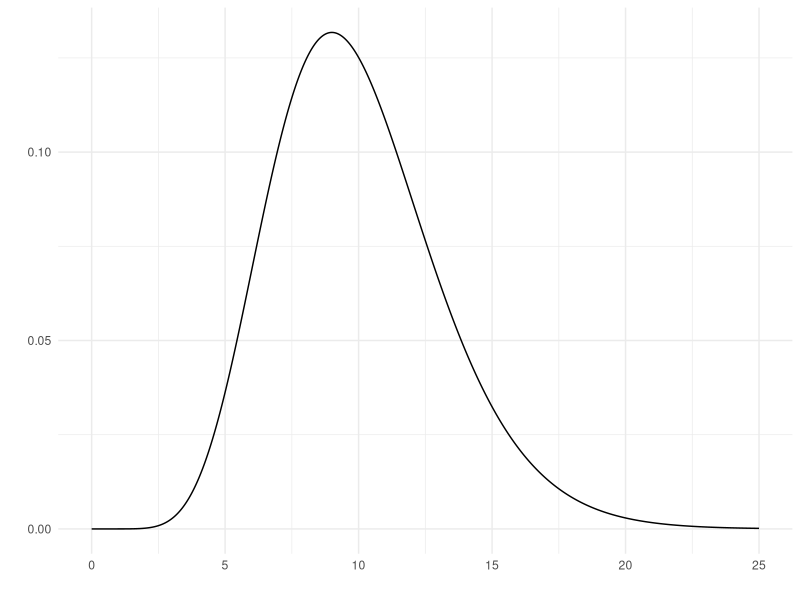
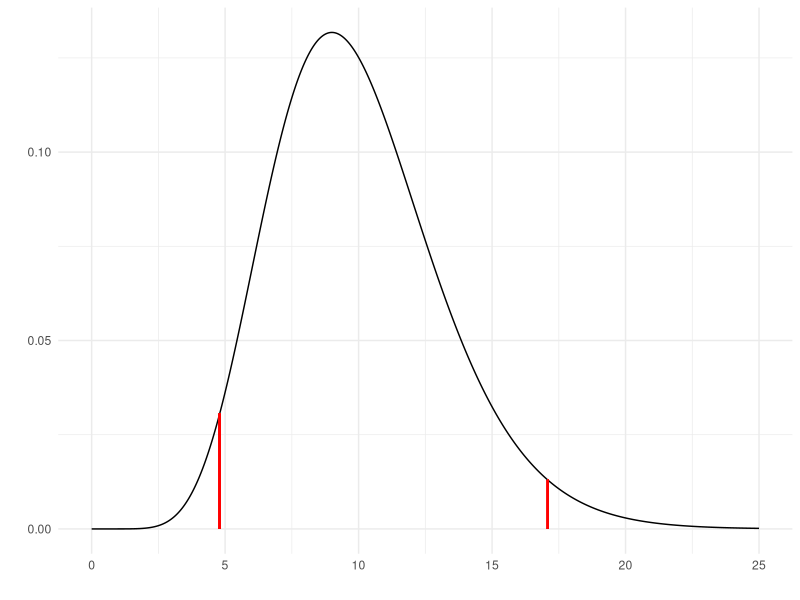
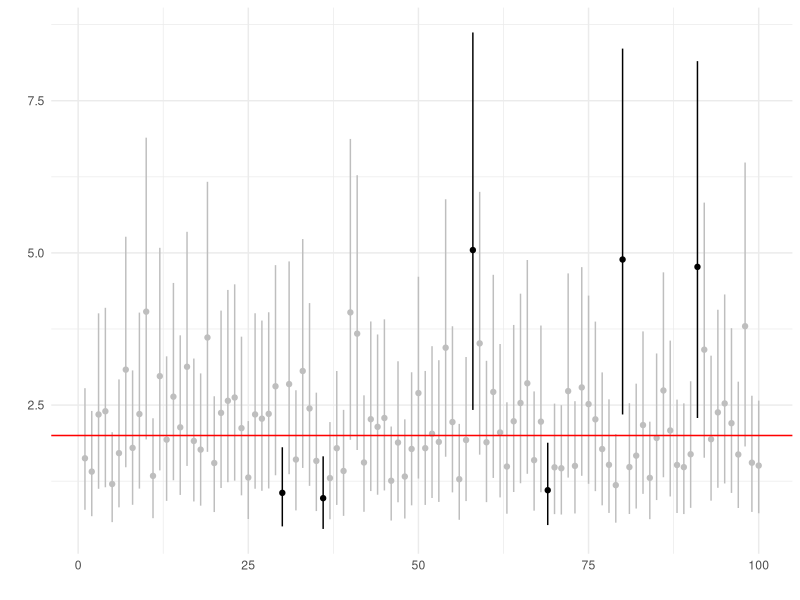
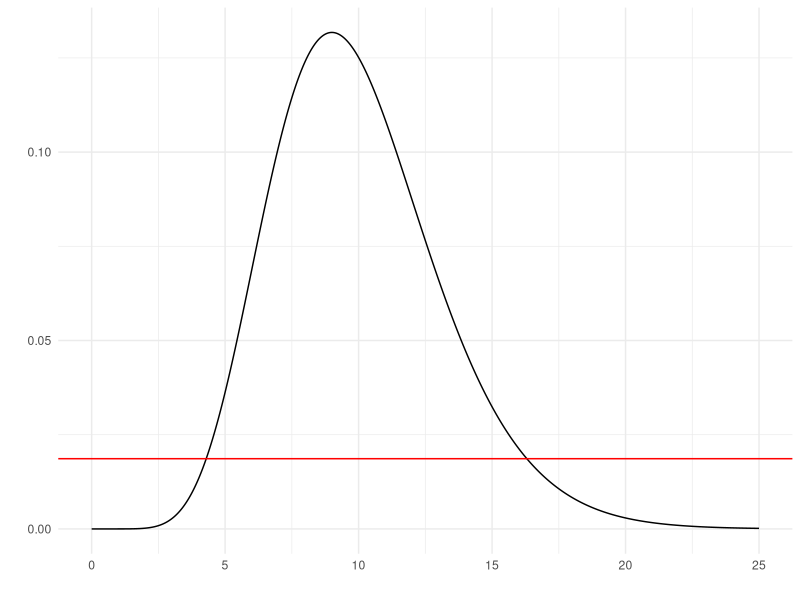
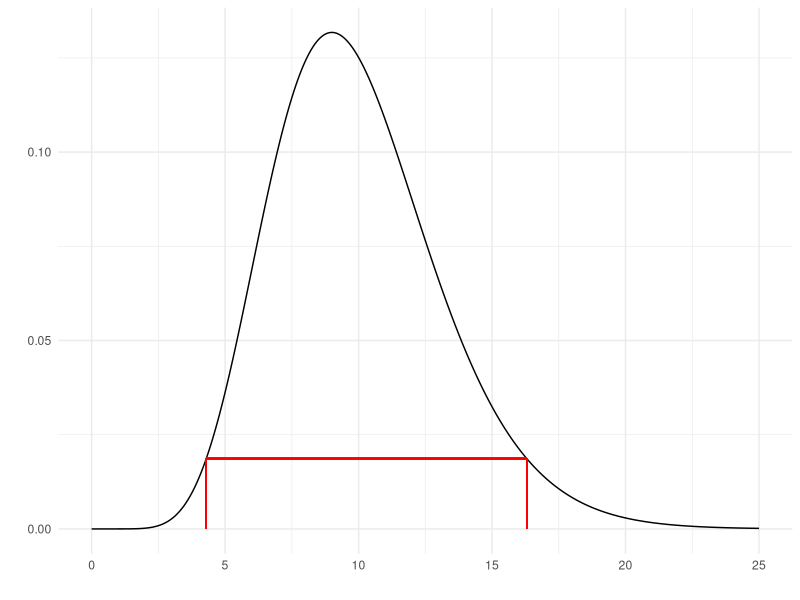
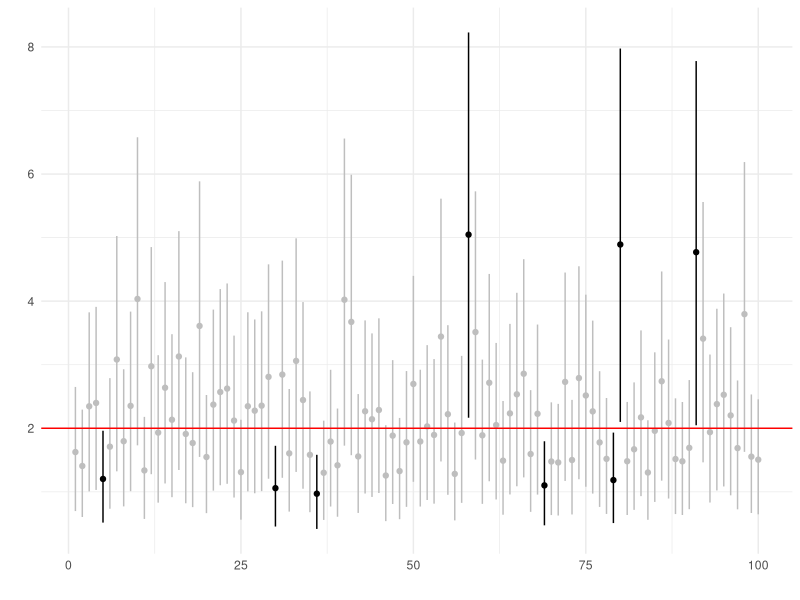

Write the R code that produced these figures, in order.
#####################################################################
# Confidence interval for Exp(lambda)
# Author: Jose Antonio Perusquía Cortés
# Afil. : Facultad de Ciencias - UNAM
# Module : Statistical inference
#####################################################################

#####################################################################
# Required libraries 
library(ggplot2)      # Version 3.5.2
library(ggthemes)     # Version 5.1.0
library(dplyr)        # Version 1.1.4
#####################################################################

#####################################################################
# Distribution of pivotal quantity is gamma(n,1) (it is skewed)
x=seq(0,25,by=.01)
fx=dgamma(x,10,1)

df=data.frame(x,fx)

p=ggplot(data=df,aes(x=x,y=fx))+
    geom_line()+
    labs(x='',y='')+
    theme_minimal()
plot(p)
#####################################################################

#####################################################################
# Create 100 confidence intervals with 100 samples of exp(2) with
# alpha = 0.05 and the gamma .025 and .975 quantiles
x = matrix(nrow=100,ncol=10)

set.seed(314)
for(i in 1:100){
  x[i,]=rexp(10,2)
}

# Point estimate
xbarra=apply(x,1,mean)

# Plot of the interval for Q
p+geom_segment(x=qgamma(.025,10,1),xend=qgamma(.025,10,1),
               y=0,yend=dgamma(qgamma(.025,10,1),10,1),col='red')+
  geom_segment(x=qgamma(.975,10,1),xend=qgamma(.975,10,1),
               y=0,yend=dgamma(qgamma(.975,10,1),10,1),col='red')

# Upper and lower limits of the confidence intervals
L=numeric(100)
U=numeric(100)

for(i in 1:100){
  L[i]=qgamma(.025,10,1)/(xbarra[i]*10)
  U[i]=qgamma(.975,10,1)/(xbarra[i]*10)
}

# Analysis
n=c(1:100)

# Dataframe
res = data.frame(n,y=1/xbarra,L,U)

# Add an indicator variable to know which intervals actually
# contain the true parameter
res = res%>%
  mutate(flag=ifelse(L<2,ifelse(U>2,1,0),0))

# Counts and plot
table(res$flag)

ggplot(data = res,aes(x=n,y=y,colour=as.factor(flag)))+
  geom_point(show.legend = F)+
  geom_segment(show.legend = F,x=n,xend=n,y=L,yend=U)+
  geom_hline(yintercept = 2,col='red')+
  scale_colour_manual(values=c('black','grey'))+
  theme_minimal()+
  ylim(c(min(L),max(U)))+
  labs(x='',y='')
#####################################################################

#####################################################################
# Create 100 confidence intervals with 100 samples of exp(2) with
# alpha = 0.05 using the shortest interval
alpha=0.05
n=10
tol = .00000001

# First method
fn = function(c,n){
  return(qgamma(1-alpha+c,n,1)-qgamma(c,n,1))
}

c_star1 = optimize(fn,n=n,interval=c(0.0001,0.05),
                   maximum=FALSE,tol=tol)$minimum

u = qgamma(1-alpha+c_star1,n,1)
l = qgamma(c_star1,n,1)

# Check that the coverage is actually .95
pgamma(u,n,1)-pgamma(l,n,1)

# Second method
mode=n-1

fx_c = function(x,n,c){
  return(dgamma(x,n,1)-c)
}

root_fx_c = function(c,n){
  mode = n-1
  left_root = uniroot(fx_c,n=n,c=c,lower = 0,tol=tol,
                      upper = mode)$root
  upper_bound = 1000
  right_root = uniroot(fx_c,n=n,c=c,lower=mode,tol=tol,
                       upper=upper_bound)$root
  return(c(left_root,right_root))
}

target = function(c,n,alpha){
  roots=root_fx_c(c,n)
  return(pgamma(roots[2],n,1)-pgamma(roots[1],n,1)+alpha-1)
}

c_star2 = uniroot(target,n=n,alpha=alpha,tol=tol,
                 lower = 0.00000000000001, 
                 upper = dgamma(mode,n,1))$root

l = uniroot(fx_c,n=10,c=c_star2, lower = 0, upper = n-1,
            tol=tol)$root
u = uniroot(fx_c,n=10,c=c_star2, lower = mode, upper = 1000,
            tol=tol)$root

# Graphically we are doing
p+geom_hline(yintercept = dgamma(u,10,1),col='red')
p+geom_segment(y=dgamma(u,10,1),yend=dgamma(u,10,1),x=l,xend=u,
               col='red')+
  geom_segment(x=l,xend=l,y=0,yend=dgamma(u,10,1),col='red')+
  geom_segment(x=u,xend=u,y=0,yend=dgamma(u,10,1),col='red')

# Upper and lower limits of the confidence intervals
L=numeric(100)
U=numeric(100)

for(i in 1:100){
  L[i]=l/(xbarra[i]*10)
  U[i]=u/(xbarra[i]*10)
}

# Analysis
n=c(1:100)

# Dataframe
res = data.frame(n,y=1/xbarra,L,U)

# Add an indicator variable to know which intervals actually
# contain the true parameter
res = res%>%
  mutate(flag=ifelse(L<2,ifelse(U>2,1,0),0))

# Counts and plot
table(res$flag)

ggplot(data = res,aes(x=n,y=y,colour=as.factor(flag)))+
  geom_point(show.legend = F)+
  geom_segment(show.legend = F,x=n,xend=n,y=L,yend=U)+
  geom_hline(yintercept = 2,col='red')+
  scale_colour_manual(values=c('black','grey'))+
  theme_minimal()+
  ylim(c(min(L),max(U)))+
  labs(x='',y='')
#####################################################################